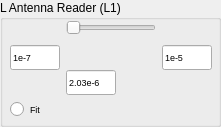
           <widget class="QGroupBox" name="groupBox_11">
            <property name="minimumSize">
             <size>
              <width>220</width>
              <height>100</height>
             </size>
            </property>
            <property name="title">
             <string>L Antenna Reader (L1)</string>
            </property>
            <widget class="QWidget" name="layoutWidget">
             <property name="geometry">
              <rect>
               <x>10</x>
               <y>20</y>
               <width>202</width>
               <height>98</height>
              </rect>
             </property>
             <layout class="QVBoxLayout" name="verticalLayout_5">
              <item>
               <layout class="QHBoxLayout" name="horizontalLayout_15">
                <item>
                 <widget class="QLineEdit" name="lineEditMinL1">
                  <property name="minimumSize">
                   <size>
                    <width>50</width>
                    <height>25</height>
                   </size>
                  </property>
                  <property name="maximumSize">
                   <size>
                    <width>50</width>
                    <height>25</height>
                   </size>
                  </property>
                  <property name="font">
                   <font>
                    <pointsize>7</pointsize>
                   </font>
                  </property>
                  <property name="text">
                   <string>1e-7</string>
                  </property>
                 </widget>
                </item>
                <item>
                 <layout class="QGridLayout" name="gridLayout_9">
                  <item row="0" column="0">
                   <widget class="QSlider" name="horizontalSliderL1">
                    <property name="minimum">
                     <number>0</number>
                    </property>
                    <property name="maximum">
                     <number>10000</number>
                    </property>
                    <property name="orientation">
                     <enum>Qt::Horizontal</enum>
                    </property>
                   </widget>
                  </item>
                  <item row="1" column="0">
                   <spacer name="verticalSpacer_11">
                    <property name="orientation">
                     <enum>Qt::Vertical</enum>
                    </property>
                    <property name="sizeHint" stdset="0">
                     <size>
                      <width>20</width>
                      <height>17</height>
                     </size>
                    </property>
                   </spacer>
                  </item>
                  <item row="2" column="0">
                   <widget class="QLineEdit" name="lineEditValueL1">
                    <property name="minimumSize">
                     <size>
                      <width>50</width>
                      <height>25</height>
                     </size>
                    </property>
                    <property name="maximumSize">
                     <size>
                      <width>50</width>
                      <height>25</height>
                     </size>
                    </property>
                    <property name="font">
                     <font>
                      <pointsize>7</pointsize>
                     </font>
                    </property>
                    <property name="text">
                     <string>2.03e-6</string>
                    </property>
                   </widget>
                  </item>
                 </layout>
                </item>
                <item>
                 <widget class="QLineEdit" name="lineEditMaxL1">
                  <property name="minimumSize">
                   <size>
                    <width>50</width>
                    <height>25</height>
                   </size>
                  </property>
                  <property name="maximumSize">
                   <size>
                    <width>50</width>
                    <height>25</height>
                   </size>
                  </property>
                  <property name="font">
                   <font>
                    <pointsize>7</pointsize>
                   </font>
                  </property>
                  <property name="text">
                   <string>1e-5</string>
                  </property>
                 </widget>
                </item>
               </layout>
              </item>
              <item>
               <widget class="QRadioButton" name="radioButtonFitL1">
                <property name="font">
                 <font>
                  <pointsize>7</pointsize>
                 </font>
                </property>
                <property name="text">
                 <string>Fit</string>
                </property>
               </widget>
              </item>
             </layout>
            </widget>
           </widget>
